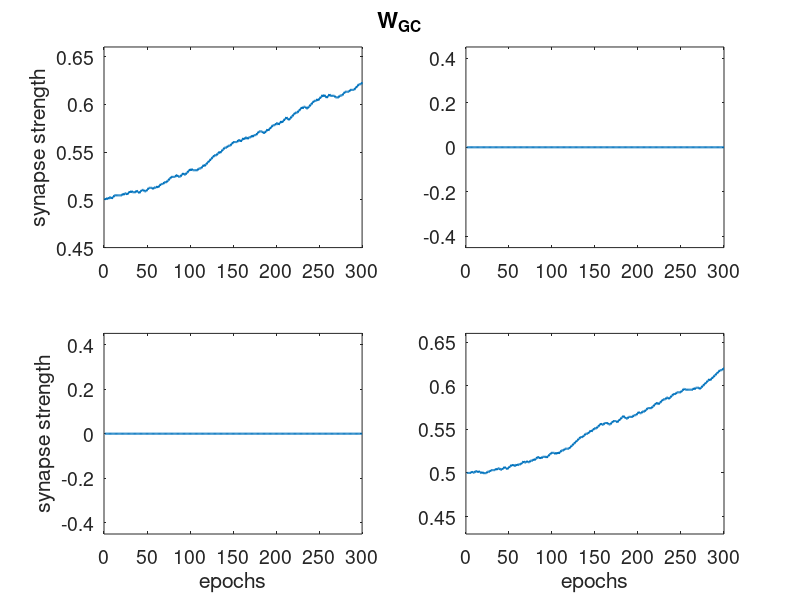
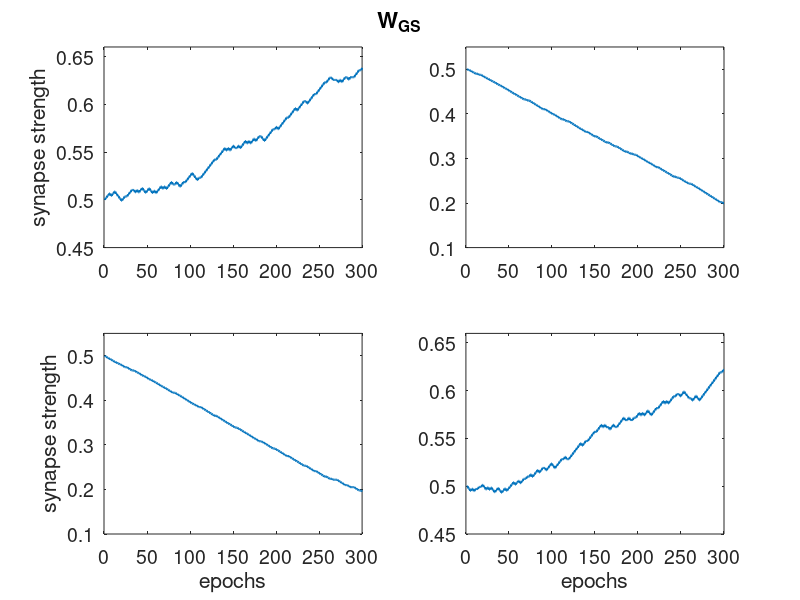
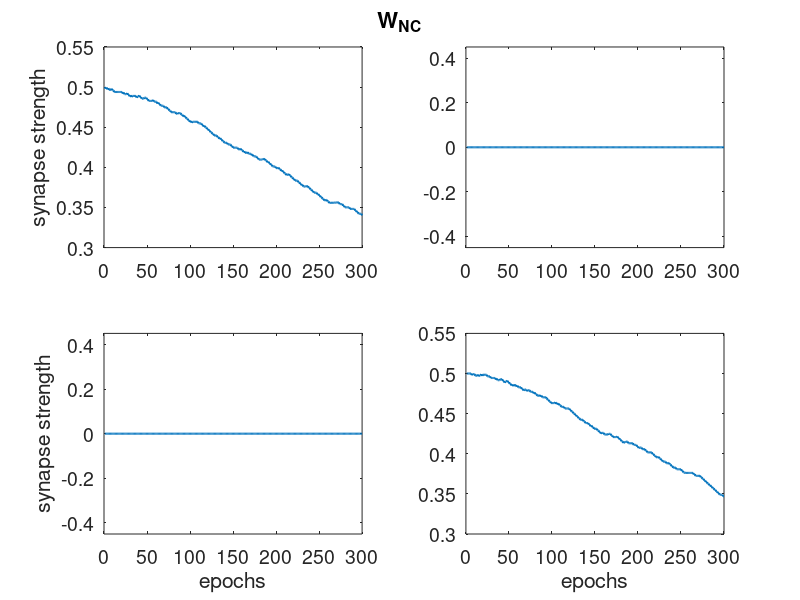
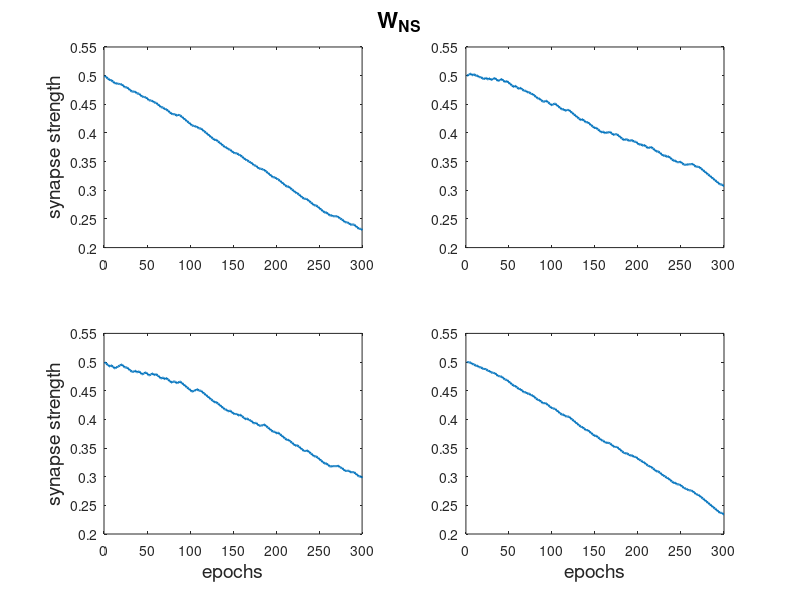

The MATLAB script that drew these images, in order:
%% Program which performs the plots for Figure 2 from previous training data 
% the synapses were previously stored in the mat file 
% named "W_tot_new_W0e5_D1e0"
clear all
close all
clc

load W_tot_new_W0e5_D1e0

t = 1:1:N_epoche;

width = 1.5;
font = 16;
font1 = 14;

%plot Wgc
figure
subplot(2,2,1)
plot(t,squeeze(Wgc_epocs(1,1,1:N_epoche)),'linewidth',width)
axis([0 300 0.45 0.66])
ylabel('synapse strength','fontsize',font1)
set(gca,'fontsize',font1)
subplot(2,2,2)
plot(t,squeeze(Wgc_epocs(1,2,1:N_epoche)),'linewidth',width)
axis([0 300 -0.45 0.45])
set(gca,'fontsize',font1)
subplot(2,2,3)
plot(t,squeeze(Wgc_epocs(2,1,1:N_epoche)),'linewidth',width)
axis([0 300 -0.45 0.45])
ylabel('synapse strength','fontsize',font1)
xlabel('epochs','fontsize',font1)
set(gca,'fontsize',font1)
subplot(2,2,4)
plot(t,squeeze(Wgc_epocs(2,2,1:N_epoche)),'linewidth',width)
axis([0 300 0.43 0.66])
xlabel('epochs','fontsize',font1)
set(gca,'fontsize',font1)

ax=axes('Units','Normal','Position',[.075 .075 .85 .85],'Visible','off');
set(get(ax,'Title'),'Visible','on')
title('W_G_C','fontsize',font);

%plot Wgs
figure
subplot(2,2,1)
plot(t,squeeze(Wgs_epocs(1,1,1:N_epoche)),'linewidth',width)
axis([0 300 0.45 0.66])
ylabel('synapse strength','fontsize',font1)
set(gca,'fontsize',font1)
subplot(2,2,2)
plot(t,squeeze(Wgs_epocs(1,2,1:N_epoche)),'linewidth',width)
axis([0 300 0.1 0.55])
set(gca,'fontsize',font1)
subplot(2,2,3)
plot(t,squeeze(Wgs_epocs(2,1,1:N_epoche)),'linewidth',width)
axis([0 300 0.1 0.55])
ylabel('synapse strength','fontsize',font1)
xlabel('epochs','fontsize',font1)
set(gca,'fontsize',font1)
subplot(2,2,4)
plot(t,squeeze(Wgs_epocs(2,2,1:N_epoche)),'linewidth',width)
axis([0 300 0.45 0.66])
xlabel('epochs','fontsize',font1)
set(gca,'fontsize',font1)

ax=axes('Units','Normal','Position',[.075 .075 .85 .85],'Visible','off');
set(get(ax,'Title'),'Visible','on')
title('W_G_S','fontsize',font);

%plot Wnc
figure
subplot(2,2,1)
plot(t,squeeze(Wnc_epocs(1,1,1:N_epoche)),'linewidth',width)
axis([0 300 0.3 0.55])
ylabel('synapse strength','fontsize',font1)
set(gca,'fontsize',font1)
subplot(2,2,2)
plot(t,squeeze(Wnc_epocs(1,2,1:N_epoche)),'linewidth',width)
axis([0 300 -0.45 0.45])
set(gca,'fontsize',font1)
subplot(2,2,3)
plot(t,squeeze(Wnc_epocs(2,1,1:N_epoche)),'linewidth',width)
axis([0 300 -0.45 0.45])
ylabel('synapse strength','fontsize',font1)
xlabel('epochs','fontsize',font1)
set(gca,'fontsize',font1)
subplot(2,2,4)
plot(t,squeeze(Wnc_epocs(2,2,1:N_epoche)),'linewidth',width)
axis([0 300 0.3 0.55])
xlabel('epochs','fontsize',font1)
set(gca,'fontsize',font1)

ax=axes('Units','Normal','Position',[.075 .075 .85 .85],'Visible','off');
set(get(ax,'Title'),'Visible','on')
title('W_N_C','fontsize',font);

%plot Wns
figure
subplot(2,2,1)
plot(t,squeeze(Wns_epocs(1,1,1:N_epoche)),'linewidth',width)
axis([0 300 0.2 0.55])
ylabel('synapse strength','fontsize',font1)
subplot(2,2,2)
plot(t,squeeze(Wns_epocs(1,2,1:N_epoche)),'linewidth',width)
axis([0 300 0.2 0.55])
subplot(2,2,3)
plot(t,squeeze(Wns_epocs(2,1,1:N_epoche)),'linewidth',width)
axis([0 300 0.2 0.55])
ylabel('synapse strength','fontsize',font1)
xlabel('epochs','fontsize',font1)
subplot(2,2,4)
plot(t,squeeze(Wns_epocs(2,2,1:N_epoche)),'linewidth',width)
axis([0 300 0.2 0.55])
xlabel('epochs','fontsize',font1)

ax=axes('Units','Normal','Position',[.075 .075 .85 .85],'Visible','off');
set(get(ax,'Title'),'Visible','on')
title('W_N_S','fontsize',font);



    
 % I compute the number of responses at different epochs of training
 for kk = 1:N_epoche
tot_vett_no_risposta(kk) = sum(vett_no_risposta(1:kk));
tot_vett_punishment(kk) = sum(vett_punishment(1:kk));
tot_vett_reward(kk) = sum(vett_reward(1:kk));
 end
 index = (1:N_epoche);
figure
plot(index,tot_vett_no_risposta,'y',index,tot_vett_punishment,'r',index,tot_vett_reward,'g','linewidth',2)
xlabel('Number of epochs','fontsize',font)
ylabel('cumulative distribution','fontsize',font)
title('yellow: no response; red: punishment; green: reward','fontsize',font)
set(gca,'fontsize',font)

    
    